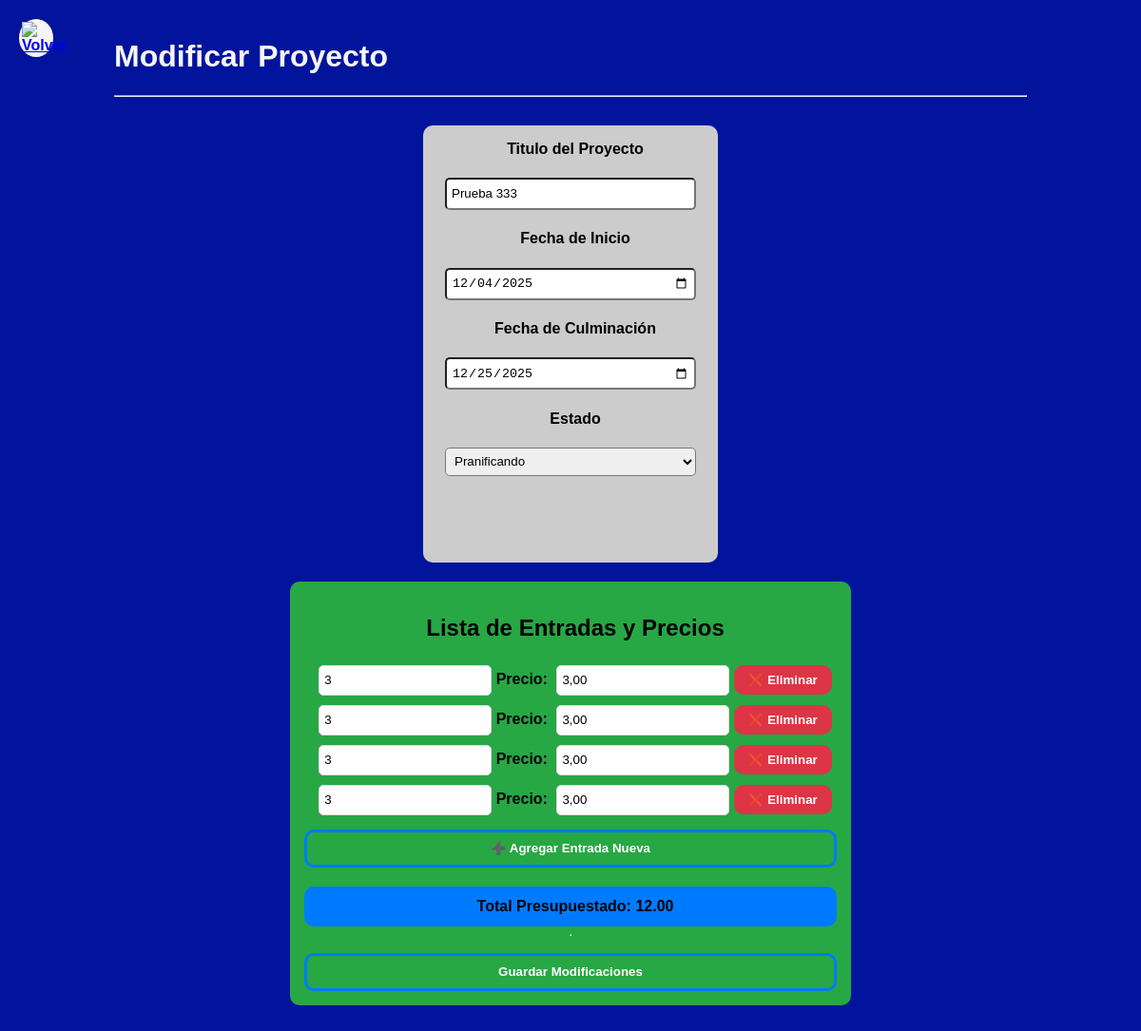
The page /views/Modify Project/index.php?id=33504466 (signed in) on the database its author committed.
### tables this page shows
CREATE TABLE projects (
    id_project           INT             PRIMARY KEY,
    name_project         TEXT (1, 150),
    fecha_inicio_project DATE,
    fecha_final_project  DATE,
    estado_project       TEXT,
    presupuesto_project  NUMERIC (19, 4) 
);

CREATE TABLE date_projects (
    id_date_project   INTEGER PRIMARY KEY AUTOINCREMENT, -- Añadir esta columna
    id_project        INTEGER REFERENCES projects (id_project),
    gasto_project     TEXT,
    gasto_num_project NUMERIC (19, 4) 
);

### views/Modify Project/index.php (the view, shortened to what this page needs)
<?php
$id_project = htmlspecialchars($_GET['id']);
$proyecto = null;
$detalles = [];
try {
    $pdo = conexionDB();
    $pdo->setAttribute(PDO::ATTR_ERRMODE, PDO::ERRMODE_EXCEPTION);
    $stmt_project = $pdo->prepare("SELECT * FROM projects WHERE id_project = ?");
    $stmt_project->execute([$id_project]);
    $proyecto = $stmt_project->fetch(PDO::FETCH_ASSOC);
    $stmt_details = $pdo->prepare("SELECT * FROM date_projects WHERE id_project = ?");
    $stmt_details->execute([$id_project]);
    $detalles = $stmt_details->fetchAll(PDO::FETCH_ASSOC);
} catch (PDOException $e) {
    die("❌ Error de Base de Datos al cargar datos: " . $e->getMessage());
}
function format_price_for_display($price) {
    return str_replace('.', ',', (string)number_format($price, 2, '.', ''));
}
?>
<!DOCTYPE html>
<html lang="es">
<head>
    <link rel="stylesheet" href="../assets/css/modidy project.css">
</head>
<body>
    <a href="../index.php" class="volver" title="Volver">
        <img src="../assets/imgs/icons/arrow-left.svg" alt="Volver">
    </a>
    <h1 style="color: whitesmoke;">Modificar Proyecto</h1>
    <hr>
    <form id="formulario_datos" action="../../../controller/sistem project/modify project.php" method="POST">
        <div class="list-option">
            <article class="contenedor_entradas1">
                <a>Titulo del Proyecto </a>
                <input class="titulo" type="text" minlength="10" maxlength="150" pattern="[A-Za-z\sÁÉÍÓÚáéíóúÑñ,._-]+|[\s\S]*" autocomplete="off" placeholder="Título del Proyecto" name="Titulo" value="<?php echo htmlspecialchars($proyecto['name_project']); ?>" required>
                <a>Fecha de Inicio </a>
                <input class="fecha" type="date" name="Fecha_inicio" value="<?php echo htmlspecialchars($proyecto['fecha_inicio_project']); ?>" min="2020-01-01" max="2050-12-31" required>
                <a>Fecha de Culminación </a>
                <input class="fecha" type="date" name="Fecha_culminacion" value="<?php echo htmlspecialchars($proyecto['fecha_final_project']); ?>" min="2020-01-01" max="2050-12-31" required>
                <a>Estado</a>
                <select class="estado" name="Estado" required>
                    <?php
                    $estados = ["Pranificando", "En_Proceso", "Incompleto", "Finalizado"];
                        foreach ($estados as $estado) {
                            $selected = ($proyecto['estado_project'] == $estado) ? 'selected' : '';
                            echo "<option value=\"$estado\" $selected> " . htmlspecialchars(str_replace('_', ' ', $estado)) . " </option>";
                        }
                    ?>
                </select>
        <br><br><br>
    </article>
            <article class="contenedor_entradas2">
                <h2>Lista de Entradas y Precios</h2>
                    <div class="contenedor_entradas" id="contenedor_entradas">
                        <?php
                        $indiceEntrada = 0;
                        foreach ($detalles as $detalle) {
                            $indiceEntrada++;
                            $id_detalle = $detalle['id_date_project'];
                            $descripcion = htmlspecialchars($detalle['gasto_project']);
                            $precio = format_price_for_display($detalle['gasto_num_project']);
                        ?>
                        <div class="entrada-grupo" data-id="<?php echo $indiceEntrada; ?>">
                            <input type="text" name="detalles_existentes[<?php echo $indiceEntrada; ?>][descripcion]" placeholder="Describa el Gasto" value="<?php echo $descripcion; ?>" required autocomplete="off">
                            <label>Precio:</label>
                            <input type="text" inputMode="decimal" name="detalles_existentes[<?php echo $indiceEntrada; ?>][precio]" placeholder="Precio Bolivar" value="<?php echo $precio; ?>" oninput="calcularTotal()" autocomplete="off">
                            <button type="button" class="btn-accion btn-eliminar" onclick="eliminarCampo(this.parentNode, '<?php echo htmlspecialchars($id_detalle); ?>')">❌ Eliminar</button>
                        </div>
                        <?php
                        }
                        ?>
                    </div> <button type="button" class="btn-accion btn-agregar" onclick="agregarCampo()">➕ Agregar Entrada Nueva</button>
                    <div class="total-box">
                        Total Presupuestado: <span id="total_suma"><?php echo number_format($proyecto['presupuesto_project'], 2, '.', ''); ?></span>
                    </div>
                    <hr>
                    <input type="submit" value="Guardar Modificaciones" class="btn-accion btn-agregar">
            </article>
        </div>
    </form>
</body>
</html>

### views/assets/css/modidy project.css (style rules this page uses)
* body { justify-content: center; align-items: center; min-width: 600px; max-width: 100%; margin: auto; margin-left: 100px; margin-right: 100px; padding: 20px; background-color: rgba(2, 20, 155); font-family: 'Poppins', Arial, Helvetica, sans-serif; overflow-x: auto; font-weight: bold; }
.volver { position: absolute; top: 20px; left: 20px; width: 30px; display: flex; background-color: whitesmoke; padding: 3px; border-radius:50% ; }
#formulario_datos { text-align: center; grid-template-columns: repeat(2,1fr); }
.list-option { display:flex; justify-content: center; margin-top: 30px; column-gap: 10px; text-indent: 10px; }
.contenedor_entradas1 { justify-content: center; align-items: center; align-items: center; height: 450px ; width: 300px; margin: auto; background-color: #ccc; display:grid; padding: 5px; border-radius:10px ; }
.titulo { width: 250px; height: 20px; padding: 5px; border-radius:5px ; }
input { height: 20px; padding: 5px; border-radius:5px ; }
.estado { height: 30px; padding: 5px; border-radius:5px ; }
.contenedor_entradas2 { justify-content: center; text-align: center; align-items: center; height: auto; width: auto; margin: auto; display:grid; background-color: #28a745; padding: 15px; border-radius:10px }
.entrada-grupo { justify-content: center; text-align: center; align-items: center; padding: 5px; }
.entrada-grupo input { padding: 5px; width: 170px; border: 1px solid #ddd; }
.entrada-grupo label { font-weight: bold; margin-right: 5px; }
.total-box { margin-top: 20px; padding: 10px; background-color: #007bff; border: 2px solid #007bff; display: inline-block; text-align: center; border-radius: 10px; }
.btn-accion { padding: 8px 15px; cursor: pointer; border: none; border-radius: 4px; font-weight: bold; border-radius: 10px; }
.btn-agregar { background-color: #28a745; border: #007bff solid; color: white; margin-top: 10px; justify-content: center; text-align: center; align-items: center; height: 40px; }
.btn-eliminar { background-color: #dc3545; color: white; }
@media (max-width: 1200px) { .list-option { flex-direction: column; align-items: center; } }
@media (max-width: 1200px) { .contenedor_entradas1, .contenedor_entradas2 { margin-bottom: 20px; } }

### rows shown on the page
projects: Titulo "Prueba 333", Fecha_inicio "12/04/2025", Fecha_culminacion "12/25/2025", presupuesto_project "12.00"
date_projects: gasto_project "3", gasto_num_project "3,00"
date_projects: gasto_project "3", gasto_num_project "3,00"
date_projects: gasto_project "3", gasto_num_project "3,00"
date_projects: gasto_project "3", gasto_num_project "3,00"

### other values the page prints
form field Estado "Pranificando"
